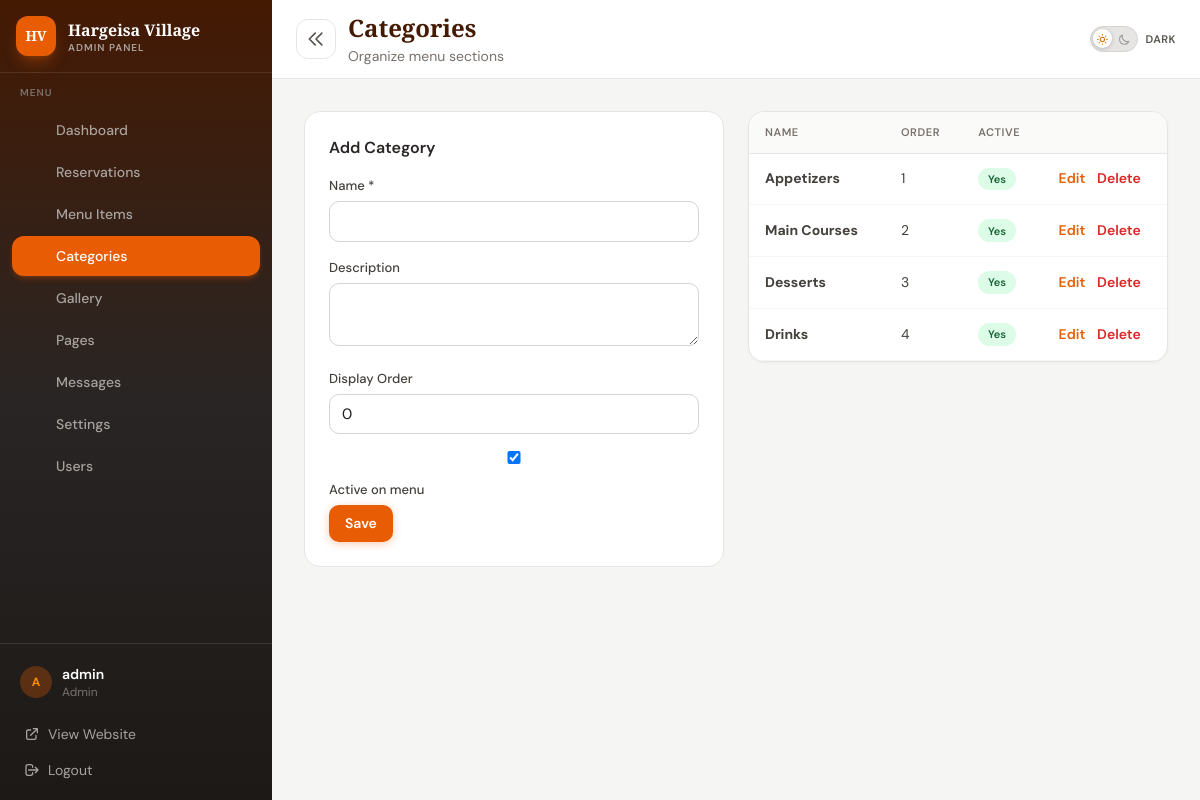
The page /admin/menu-categories.php (signed in) on the database its author committed.
### tables this page shows
CREATE TABLE menu_categories (
    id INT AUTO_INCREMENT PRIMARY KEY,
    name VARCHAR(100) NOT NULL UNIQUE,
    description TEXT,
    display_order INT DEFAULT 0,
    is_active BOOLEAN DEFAULT TRUE,
    created_at TIMESTAMP DEFAULT CURRENT_TIMESTAMP,
    updated_at TIMESTAMP DEFAULT CURRENT_TIMESTAMP ON UPDATE CURRENT_TIMESTAMP
);

### includes/helpers.php (called while the page is built, shortened)
<?php
function e(?string $value): string
{
    return htmlspecialchars((string) $value, ENT_QUOTES, 'UTF-8');
}

### admin/menu-categories.php (the view, shortened to what this page needs)
<?php
$pdo = Database::getConnection();
$categories = $pdo->query('SELECT * FROM menu_categories ORDER BY display_order, name')->fetchAll();
$edit = null;
require __DIR__ . '/includes/layout.php';
?>
<div class="admin-split-grid">
    <form method="post" class="admin-form-card h-fit">
        <h2 class="admin-form-heading"><?= $edit ? 'Edit' : 'Add' ?> Category</h2>
        <div><label>Name *</label><input name="name" required value="<?= e($edit['name'] ?? '') ?>"></div>
        <div><label>Description</label><textarea name="description" rows="2"><?= e($edit['description'] ?? '') ?></textarea></div>
        <div><label>Display Order</label><input type="number" name="display_order" value="<?= (int) ($edit['display_order'] ?? 0) ?>"></div>
        <label class="admin-checkbox"><input type="checkbox" name="is_active" <?= ($edit['is_active'] ?? 1) ? 'checked' : '' ?>> Active on menu</label>
        <div class="flex gap-3">
            <button type="submit" class="admin-btn admin-btn--primary">Save</button>
        </div>
    </form>
    <div class="admin-panel">
        <div class="admin-table-wrap">
        <table class="admin-table">
            <thead><tr><th>Name</th><th>Order</th><th>Active</th><th></th></tr></thead>
            <tbody>
            <?php foreach ($categories as $c): ?>
            <tr>
                <td><strong><?= e($c['name']) ?></strong></td>
                <td><?= (int) $c['display_order'] ?></td>
                <td><?= $c['is_active'] ? '<span class="admin-badge admin-badge--confirmed">Yes</span>' : '<span class="admin-badge">No</span>' ?></td>
                <td class="whitespace-nowrap">
                    <a href="?edit=<?= (int) $c['id'] ?>" class="admin-table-link">Edit</a>
                    <form method="post" class="inline ml-2" onsubmit="return confirm('Delete this category and all its items?');">
                        <button type="submit" class="admin-text-danger">Delete</button>
                    </form>
                </td>
            </tr>
            <?php endforeach; ?>
            </tbody>
        </table>
        </div>
    </div>
</div>
<?php require __DIR__ . '/includes/layout-end.php'; ?>

### rows shown on the page
menu_categories: name "Appetizers", display_order "1", is_active "Yes"
menu_categories: name "Main Courses", display_order "2", is_active "Yes"
menu_categories: name "Desserts", display_order "3", is_active "Yes"
menu_categories: name "Drinks", display_order "4", is_active "Yes"

### other values the page prints
footer_short_name() "Hargeisa Village"
$item['label'] "Dashboard"
$item['label'] "Reservations"
$item['label'] "Menu Items"
$item['label'] "Categories"
$item['label'] "Gallery"
$item['label'] "Pages"
$item['label'] "Messages"
$item['label'] "Settings"
$item['label'] "Users"
substr($user['username'] ?? 'A', 0, 1) "A"
$user['username'] "admin"
$user['role'] "Admin"
$adminTitle "Categories"
$adminSubtitle "Organize menu sections"
